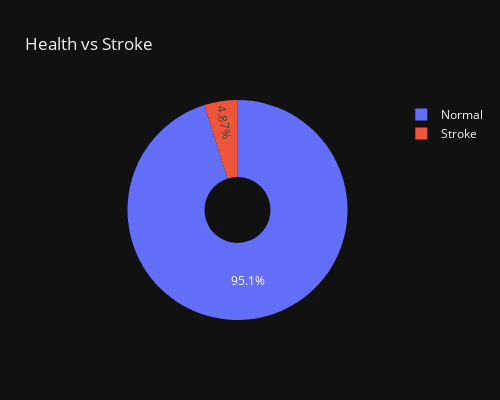

The code cell stored with this chart in its notebook:
### Code cell
# proportion of normal and stroke subjects in the dataset
target = data['stroke'].value_counts()
target_df = pd.DataFrame(target).reset_index()
target_df.columns = ['Group', 'Count']

fig = px.pie(data_frame=target_df, names='Group', values='Count', hole=0.3, width=500, height=400, template='plotly_dark', title='Health vs Stroke')
fig.show()

### Figure 1 — Plotly figure (JSON) as saved in the notebook; plotly's stock layout.template omitted (floating-point values rounded to 4 significant figures)
{"data": [{"domain": {"x": [0, 1], "y": [0, 1]}, "hole": 0.3, "hovertemplate": "Group=%{label}<br>Count=%{value}<extra></extra>", "labels": ["Normal", "Stroke"], "legendgroup": "", "name": "", "showlegend": true, "type": "pie", "values": [4861, 249]}], "layout": {"height": 400, "legend": {"tracegroupgap": 0}, "title": {"text": "Health vs Stroke"}, "width": 500}}
